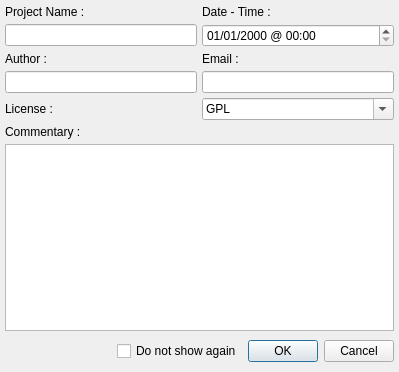
<ui version="4.0" >
 <author></author>
 <comment></comment>
 <exportmacro></exportmacro>
 <class>UIHeaderInformations</class>
 <widget class="QDialog" name="UIHeaderInformations" >
  <property name="geometry" >
   <rect>
    <x>0</x>
    <y>0</y>
    <width>399</width>
    <height>372</height>
   </rect>
  </property>
  <property name="windowTitle" >
   <string>Header Informations</string>
  </property>
  <layout class="QGridLayout" >
   <property name="margin" >
    <number>5</number>
   </property>
   <property name="spacing" >
    <number>5</number>
   </property>
   <item row="5" column="0" colspan="2" >
    <widget class="QLabel" name="lCommentary" >
     <property name="text" >
      <string>Commentary :</string>
     </property>
    </widget>
   </item>
   <item row="4" column="0" >
    <widget class="QLabel" name="lLicense" >
     <property name="text" >
      <string>License :</string>
     </property>
    </widget>
   </item>
   <item row="4" column="1" >
    <widget class="QComboBox" name="cbLicense" >
     <property name="editable" >
      <bool>true</bool>
     </property>
     <property name="currentIndex" >
      <number>0</number>
     </property>
     <property name="autoCompletion" >
      <bool>false</bool>
     </property>
     <item>
      <property name="text" >
       <string>GPL</string>
      </property>
     </item>
     <item>
      <property name="text" >
       <string>QPL</string>
      </property>
     </item>
    </widget>
   </item>
   <item row="3" column="0" >
    <widget class="QLineEdit" name="leAuthor" />
   </item>
   <item row="2" column="0" >
    <widget class="QLabel" name="lAuthor" >
     <property name="text" >
      <string>Author :</string>
     </property>
    </widget>
   </item>
   <item row="1" column="0" >
    <widget class="QLineEdit" name="leProjectName" />
   </item>
   <item row="0" column="0" >
    <widget class="QLabel" name="lProjectName" >
     <property name="text" >
      <string>Project Name :</string>
     </property>
    </widget>
   </item>
   <item row="3" column="1" >
    <widget class="QLineEdit" name="leEmail" />
   </item>
   <item row="2" column="1" >
    <widget class="QLabel" name="lEmail" >
     <property name="text" >
      <string>Email :</string>
     </property>
    </widget>
   </item>
   <item row="1" column="1" >
    <widget class="QDateTimeEdit" name="dteDateTime" >
     <property name="displayFormat" >
      <string>dd/MM/yyyy @ hh:mm</string>
     </property>
    </widget>
   </item>
   <item row="0" column="1" >
    <widget class="QLabel" name="lDateTime" >
     <property name="text" >
      <string>Date - Time :</string>
     </property>
    </widget>
   </item>
   <item row="7" column="0" colspan="2" >
    <layout class="QHBoxLayout" >
     <property name="margin" >
      <number>0</number>
     </property>
     <property name="spacing" >
      <number>6</number>
     </property>
     <item>
      <spacer>
       <property name="orientation" >
        <enum>Qt::Horizontal</enum>
       </property>
       <property name="sizeHint" >
        <size>
         <width>131</width>
         <height>31</height>
        </size>
       </property>
      </spacer>
     </item>
     <item>
      <widget class="QCheckBox" name="cbDisable" >
       <property name="cursor" >
        <cursor>13</cursor>
       </property>
       <property name="text" >
        <string>Do not show again</string>
       </property>
      </widget>
     </item>
     <item>
      <widget class="QPushButton" name="pbOK" >
       <property name="minimumSize" >
        <size>
         <width>70</width>
         <height>0</height>
        </size>
       </property>
       <property name="cursor" >
        <cursor>13</cursor>
       </property>
       <property name="text" >
        <string>OK</string>
       </property>
       <property name="icon" >
        <iconset resource="../resources/resources.qrc" >:/Icons/Icons/buttonok.png</iconset>
       </property>
      </widget>
     </item>
     <item>
      <widget class="QPushButton" name="pbCancel" >
       <property name="minimumSize" >
        <size>
         <width>70</width>
         <height>0</height>
        </size>
       </property>
       <property name="cursor" >
        <cursor>13</cursor>
       </property>
       <property name="text" >
        <string>Cancel</string>
       </property>
       <property name="icon" >
        <iconset resource="../resources/resources.qrc" >:/Icons/Icons/buttoncancel.png</iconset>
       </property>
      </widget>
     </item>
    </layout>
   </item>
   <item row="6" column="0" colspan="2" >
    <widget class="QTextEdit" name="teCommentary" />
   </item>
  </layout>
 </widget>
 <pixmapfunction></pixmapfunction>
 <resources>
  <include location="../resources/resources.qrc" />
 </resources>
 <connections>
  <connection>
   <sender>pbOK</sender>
   <signal>clicked()</signal>
   <receiver>UIHeaderInformations</receiver>
   <slot>accept()</slot>
   <hints>
    <hint type="sourcelabel" >
     <x>301</x>
     <y>455</y>
    </hint>
    <hint type="destinationlabel" >
     <x>96</x>
     <y>254</y>
    </hint>
   </hints>
  </connection>
  <connection>
   <sender>pbCancel</sender>
   <signal>clicked()</signal>
   <receiver>UIHeaderInformations</receiver>
   <slot>reject()</slot>
   <hints>
    <hint type="sourcelabel" >
     <x>392</x>
     <y>455</y>
    </hint>
    <hint type="destinationlabel" >
     <x>179</x>
     <y>282</y>
    </hint>
   </hints>
  </connection>
 </connections>
</ui>
